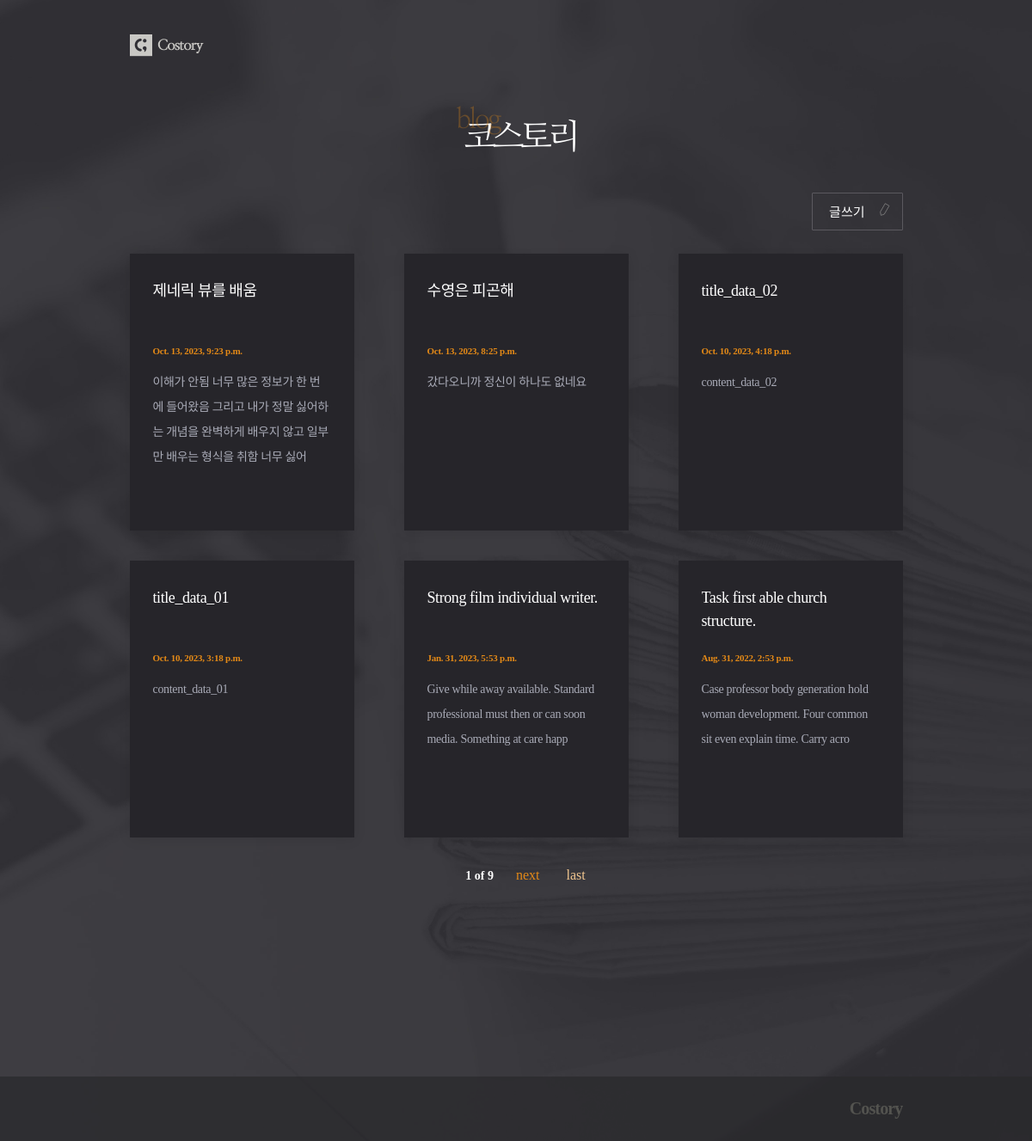
/posts/, run on the app's committed database.
### posts/models.py (models this page shows, shortened)
class Post(models.Model):
    title = models.CharField(max_length=50, unique=True, error_messages = {'unique': '이미 존재하는 제목입니다.'})
    content = models.TextField(validators=
                               [MinLengthValidator(10, '10자 이상 적어주세요.'), validate_symbols])
    dt_created = models.DateTimeField(verbose_name="Date Created", auto_now_add=True)
    dt_modified = models.DateTimeField(verbose_name="Date Modified", auto_now=True)

### posts/views.py (the view)
# urls.py: path('posts/', views.PostListView.as_view(), name='post-list'),
class PostListView(ListView):
    model = Post  # 매번 지정해줘야 함
    context_object_name = 'posts'
    ordering = ['-dt_created']  # 최근에 작성된 게시글이 위로
    paginate_by = 6 # 페이지네이션

### posts/templates/posts/post_list.html (shortened to what this page needs)
{% extends './base.html'%}
{% load static %}
{% block css %}
    <link rel="stylesheet" href="{% static 'posts/css/post_list.css' %}">
{% endblock css %}
{% block logo_text %}
    <div id="header">
        <div class="container">
            <h1><img src="{% static 'posts/images/headertxt.png' %}"></h1>
        </div>
    </div>
{% endblock logo_text %}
{% block content %}
    <div class="btn_post">
        <a href="{% url 'post-create' %}">글쓰기</a>
    </div>
    {% if page_obj.object_list %}
        <div class="post_container">
            {% for post in page_obj.object_list %}
                <div class="post"><a href="{% url 'post-detail' post.id %}">
                    <h2 class="title">{{post.title}}</h2>
                    <p class="date">{{post.dt_created}}</p>
                    <p class="text">{{post.content|slice:":100"}}</p>
                </a></div>
            {% endfor %}
        </div>
        <div class="paging">
            <span>
                <p>{{page_obj.number}} of {{page_obj.paginator.num_pages}}</p>
            </span>
            {% if page_obj.has_next %}
                <a href="?page={{page_obj.next_page_number}}" class="next">next</a>
                <a href="?page={{page_obj.paginator.num_pages}}" class="last">last</a>
            {% endif %}
        </div>
    {% else %}
        <div class="blank">
            <p>보여줄 글이 없어요.<br>첫 글을 작성해보면 어떨까요?</p>
        </div>
    {% endif %}
{% endblock content %}

### posts/templates/posts/base.html (shortened to what this page needs)
{% load static %}
<!DOCTYPE html>
<html lang="en">
<head>
    {% block css %}
    {% endblock css %}
</head>
<body>
   <div id="warp">
        <div id="header">
            <div id="nav">
                <div class="logo">
                    <a href="{% url 'post-list' %}"><img src="{% static 'posts/images/logo.png' %}"></a>
                </div>
            </div>
        </div>
        {% block logo_text %}
        {% endblock logo_text %}
        <div id="content">
            <div class="container">
                {% block content %}
                {% endblock content %}
            </div>
        </div>
        <div id="footer">
            <div class="footer">
                <p>Costory</p>
            </div>
        </div>
    </div>
</body>
</html>

### posts/static/posts/css/post_list.css (style rules this page uses)
h1,h2,h3,p,a,ul,li { margin: 0; padding: 0; font-family : 'NanumMyeongjo'; font-weight: 200; list-style: none; text-decoration: none; outline: none; color: black; }
html { position: relative; min-height: 100%; margin: 0; }
body { min-height: 100%; margin: 0; padding: 0; background: url(../images/bg.jpg) no-repeat center top/cover; -webkit-font-smoothing: antialiased; -moz-osx-font-smoothing: auto; }
img { margin: 0; padding: 0; border: 0; }
#nav { height: 60px; }
#header { margin: 23px 0 39px; }
#content { margin-bottom: 300px; }
#footer { position: absolute; left: 0; bottom: 0; width: 100%; height: 75px; background: rgba(41, 41, 44, 0.7); }
.container { width: 899px; margin: 0 auto; }
.logo { width: 65%; min-width: 899px; margin: 0 auto; padding-top: 17px; }
.logo img { width: 88px; }
h1 { text-align: center; }
h1 img { width: 139px; }
.btn_post { text-align: right; }
.btn_post a { display: inline-block; margin-bottom: 27px; padding: 10px 43px 11px 19px; font-size: 15px; color: #fff; border: 1px solid #5b595f; border-radius: 1px; background: url(../images/pen.svg)no-repeat 75px 11px/16px; }
.post_container { display: grid; margin-bottom: 35px; grid-template-columns: repeat(3,1fr); grid-auto-rows: minmax(322px, auto); grid-column-gap: 58px; grid-row-gap: 35px; }
.post { background: #26252a; padding: 30px 29px 40px 27px; box-shadow: 0 2px 14px 0 rgba(0, 0, 0, 0.09); }
.post h2 { height: 54px; font-size: 18px; color: #fff; line-height: 1.5; letter-spacing: -0.42px; overflow: hidden; text-overflow: ellipsis; display: -webkit-box; -webkit-line-clamp: 2; -webkit-box-orient: vertical; word-wrap:break-word; }
.post .date { margin: 23px 0 17px; font-size: 11px; font-weight: bold; color: #e38917; letter-spacing: -0.25px; }
.post .text { font-size: 14px; color: #a9abb7; line-height: 2.07; letter-spacing: -0.32px; overflow: hidden; text-overflow: ellipsis; display: -webkit-box; -webkit-line-clamp: 5; -webkit-box-orient: vertical; word-wrap:break-word; }
.paging { text-align: center; }
.paging a { display: inline-block; }
.paging .first,.paging .last { color: #f1c68f; }
.paging .last { margin-left: 27px; }
.paging .prev,.paging .next { color: #e38917; }
.paging span { display: inline-block; }
.paging span p { font-size: 14px; font-weight: bold; color: #fff; margin: 0 22px; }
.footer { width: 65%; min-width: 899px; margin: 0 auto; }
.footer p { text-align: right; font-size: 20px; line-height: 75px; font-weight: 800; letter-spacing: -0.85px; color: #53534f; }

### data on the page
Post: title "제네릭 뷰를 배움", dt_created "Oct. 13, 2023, 9:23 p.m.", content "이해가 안됨 너무 많은 정보가 한 번에 들어왔음 그리고 내가 정말 싫어하는 개념을 완벽하게 배우지 않고 일부만 배우는 형식을 취함 너무 싫어"
Post: title "수영은 피곤해", dt_created "Oct. 13, 2023, 8:25 p.m.", content "갔다오니까 정신이 하나도 없네요"
Post: title "title_data_02", dt_created "Oct. 10, 2023, 4:18 p.m.", content "content_data_02"
Post: title "title_data_01", dt_created "Oct. 10, 2023, 3:18 p.m.", content "content_data_01"
Post: title "Strong film individual writer.", dt_created "Jan. 31, 2023, 5:53 p.m.", content "Give while away available. Standard professional must then or can soon media. Something at care happ"
Post: title "Task first able church structure.", dt_created "Aug. 31, 2022, 2:53 p.m.", content "Case professor body generation hold woman development. Four common sit even explain time. Carry acro"

### other printed values
{{ page_obj.number }} "1"
{{ page_obj.paginator.num_pages }} "9"
